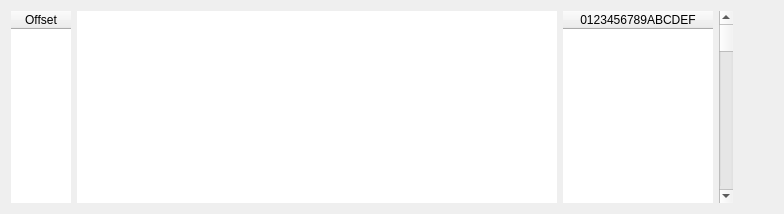
       <widget class="QWidget" name="tw_text">
        <attribute name="title">
         <string>Hex</string>
        </attribute>
        <layout class="QGridLayout" name="gridLayout_4">
         <item row="0" column="1">
          <widget class="QTableWidget" name="hexview_tableWidget">
           <property name="minimumSize">
            <size>
             <width>480</width>
             <height>0</height>
            </size>
           </property>
           <property name="font">
            <font>
             <strikeout>false</strikeout>
             <kerning>true</kerning>
            </font>
           </property>
           <property name="layoutDirection">
            <enum>Qt::LeftToRight</enum>
           </property>
           <property name="frameShape">
            <enum>QFrame::NoFrame</enum>
           </property>
           <property name="frameShadow">
            <enum>QFrame::Sunken</enum>
           </property>
           <property name="verticalScrollBarPolicy">
            <enum>Qt::ScrollBarAlwaysOff</enum>
           </property>
           <property name="horizontalScrollBarPolicy">
            <enum>Qt::ScrollBarAlwaysOff</enum>
           </property>
           <property name="sizeAdjustPolicy">
            <enum>QAbstractScrollArea::AdjustToContentsOnFirstShow</enum>
           </property>
           <property name="autoScroll">
            <bool>false</bool>
           </property>
           <property name="editTriggers">
            <set>QAbstractItemView::NoEditTriggers</set>
           </property>
           <property name="showDropIndicator" stdset="0">
            <bool>false</bool>
           </property>
           <property name="dragDropOverwriteMode">
            <bool>false</bool>
           </property>
           <property name="alternatingRowColors">
            <bool>true</bool>
           </property>
           <property name="selectionBehavior">
            <enum>QAbstractItemView::SelectItems</enum>
           </property>
           <property name="textElideMode">
            <enum>Qt::ElideMiddle</enum>
           </property>
           <property name="verticalScrollMode">
            <enum>QAbstractItemView::ScrollPerItem</enum>
           </property>
           <property name="horizontalScrollMode">
            <enum>QAbstractItemView::ScrollPerItem</enum>
           </property>
           <property name="showGrid">
            <bool>false</bool>
           </property>
           <property name="gridStyle">
            <enum>Qt::SolidLine</enum>
           </property>
           <property name="cornerButtonEnabled">
            <bool>true</bool>
           </property>
           <attribute name="horizontalHeaderVisible">
            <bool>false</bool>
           </attribute>
           <attribute name="horizontalHeaderCascadingSectionResizes">
            <bool>true</bool>
           </attribute>
           <attribute name="horizontalHeaderDefaultSectionSize">
            <number>30</number>
           </attribute>
           <attribute name="horizontalHeaderMinimumSectionSize">
            <number>30</number>
           </attribute>
           <attribute name="horizontalHeaderShowSortIndicator" stdset="0">
            <bool>true</bool>
           </attribute>
           <attribute name="horizontalHeaderStretchLastSection">
            <bool>false</bool>
           </attribute>
           <attribute name="verticalHeaderVisible">
            <bool>false</bool>
           </attribute>
           <attribute name="verticalHeaderCascadingSectionResizes">
            <bool>false</bool>
           </attribute>
           <attribute name="verticalHeaderDefaultSectionSize">
            <number>25</number>
           </attribute>
           <attribute name="verticalHeaderMinimumSectionSize">
            <number>3</number>
           </attribute>
           <row>
            <property name="text">
             <string>asd</string>
            </property>
           </row>
           <column>
            <property name="text">
             <string>0</string>
            </property>
           </column>
           <column>
            <property name="text">
             <string>1</string>
            </property>
           </column>
           <column>
            <property name="text">
             <string>2</string>
            </property>
           </column>
           <column>
            <property name="text">
             <string>3</string>
            </property>
           </column>
           <column>
            <property name="text">
             <string>4</string>
            </property>
           </column>
           <column>
            <property name="text">
             <string>5</string>
            </property>
           </column>
           <column>
            <property name="text">
             <string>6</string>
            </property>
           </column>
           <column>
            <property name="text">
             <string>7</string>
            </property>
           </column>
           <column>
            <property name="text">
             <string>8</string>
            </property>
           </column>
           <column>
            <property name="text">
             <string>9</string>
            </property>
           </column>
           <column>
            <property name="text">
             <string>A</string>
            </property>
           </column>
           <column>
            <property name="text">
             <string>B</string>
            </property>
           </column>
           <column>
            <property name="text">
             <string>C</string>
            </property>
           </column>
           <column>
            <property name="text">
             <string>D</string>
            </property>
           </column>
           <column>
            <property name="text">
             <string>e</string>
            </property>
           </column>
           <column>
            <property name="text">
             <string>F</string>
            </property>
           </column>
          </widget>
         </item>
         <item row="0" column="5">
          <spacer name="horizontalSpacer_3">
           <property name="orientation">
            <enum>Qt::Horizontal</enum>
           </property>
           <property name="sizeHint" stdset="0">
            <size>
             <width>40</width>
             <height>20</height>
            </size>
           </property>
          </spacer>
         </item>
         <item row="0" column="4">
          <widget class="QScrollBar" name="verticalScrollBar">
           <property name="orientation">
            <enum>Qt::Vertical</enum>
           </property>
          </widget>
         </item>
         <item row="0" column="0">
          <widget class="QTableWidget" name="offset_tableWidget">
           <property name="minimumSize">
            <size>
             <width>60</width>
             <height>0</height>
            </size>
           </property>
           <property name="maximumSize">
            <size>
             <width>50</width>
             <height>16777215</height>
            </size>
           </property>
           <property name="frameShape">
            <enum>QFrame::NoFrame</enum>
           </property>
           <attribute name="horizontalHeaderDefaultSectionSize">
            <number>60</number>
           </attribute>
           <column>
            <property name="text">
             <string>Offset</string>
            </property>
           </column>
          </widget>
         </item>
         <item row="0" column="2">
          <widget class="QTableWidget" name="ascii_tableWidget">
           <property name="maximumSize">
            <size>
             <width>150</width>
             <height>16777215</height>
            </size>
           </property>
           <property name="frameShape">
            <enum>QFrame::NoFrame</enum>
           </property>
           <property name="autoScroll">
            <bool>false</bool>
           </property>
           <attribute name="horizontalHeaderDefaultSectionSize">
            <number>150</number>
           </attribute>
           <column>
            <property name="text">
             <string>0123456789ABCDEF</string>
            </property>
           </column>
          </widget>
         </item>
        </layout>
       </widget>
